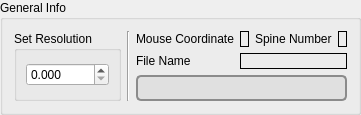
     <widget class="QGroupBox" name="mouseInfo">
      <property name="title">
       <string>General Info</string>
      </property>
      <layout class="QGridLayout" name="gridLayout_9">
       <item row="1" column="3" colspan="3">
        <widget class="QLabel" name="filename">
         <property name="frameShape">
          <enum>QFrame::Shape::Box</enum>
         </property>
         <property name="text">
          <string/>
         </property>
         <property name="wordWrap">
          <bool>true</bool>
         </property>
        </widget>
       </item>
       <item row="1" column="2">
        <widget class="QLabel" name="label_24">
         <property name="text">
          <string>File Name</string>
         </property>
        </widget>
       </item>
       <item row="2" column="2" colspan="4">
        <widget class="QProgressBar" name="progressBar">
         <property name="styleSheet">
          <string notr="true">QProgressBar {
    border: 2px solid #8B8B8B; /* Grey border */
    border-radius: 5px;
    text-align: center;
    background-color: #E0E0E0; /* Light grey background */
}

QProgressBar::chunk {
    background-color: #2E8B57; /* Sea Green color */
    width: 20px; /* Optional: Adjusts the width of each chunk */
}
</string>
         </property>
         <property name="value">
          <number>0</number>
         </property>
         <property name="textVisible">
          <bool>false</bool>
         </property>
         <property name="orientation">
          <enum>Qt::Orientation::Horizontal</enum>
         </property>
         <property name="textDirection">
          <enum>QProgressBar::Direction::BottomToTop</enum>
         </property>
        </widget>
       </item>
       <item row="0" column="3">
        <widget class="QLabel" name="coordinates">
         <property name="frameShape">
          <enum>QFrame::Shape::Box</enum>
         </property>
         <property name="text">
          <string/>
         </property>
        </widget>
       </item>
       <item row="0" column="5">
        <widget class="QLabel" name="spineNum">
         <property name="enabled">
          <bool>true</bool>
         </property>
         <property name="frameShape">
          <enum>QFrame::Shape::Box</enum>
         </property>
         <property name="text">
          <string/>
         </property>
        </widget>
       </item>
       <item row="0" column="2">
        <widget class="QLabel" name="label_22">
         <property name="text">
          <string>Mouse Coordinate</string>
         </property>
        </widget>
       </item>
       <item row="0" column="0" rowspan="3">
        <widget class="QGroupBox" name="groupBox_5">
         <property name="title">
          <string>Set Resolution</string>
         </property>
         <layout class="QGridLayout" name="gridLayout_23">
          <item row="0" column="0">
           <widget class="QDoubleSpinBox" name="resolution">
            <property name="decimals">
             <number>3</number>
            </property>
           </widget>
          </item>
         </layout>
        </widget>
       </item>
       <item row="0" column="4">
        <widget class="QLabel" name="label_23">
         <property name="text">
          <string>Spine Number</string>
         </property>
        </widget>
       </item>
       <item row="0" column="1" rowspan="3">
        <widget class="Line" name="line_10">
         <property name="orientation">
          <enum>Qt::Orientation::Vertical</enum>
         </property>
        </widget>
       </item>
      </layout>
     </widget>
